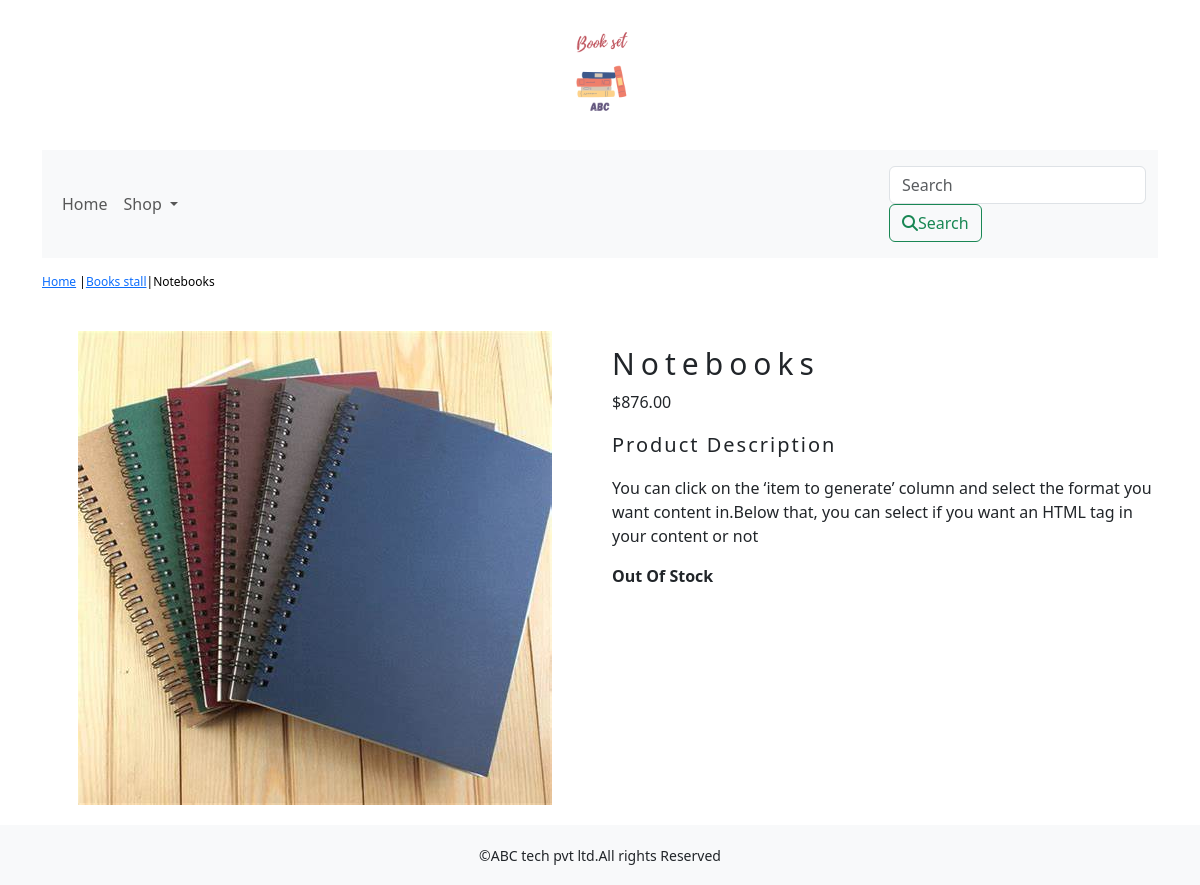
Page /shop/books-stall/notebooks/ on the committed database.
### shop/models.py (models this page shows, shortened)
class Product(models.Model):
    name = models.CharField(max_length=250, unique=True)
    slug = models.SlugField(max_length=250, unique=True)
    description = models.TextField(blank=True)
    image = models.ImageField(upload_to='product')
    price=models.DecimalField(max_digits=10,decimal_places=2)
    stock=models.IntegerField()
    available=models.BooleanField(default=True)
    category=models.ForeignKey(Category,on_delete=models.CASCADE)
    created=models.DateTimeField(auto_now_add=True)
    updated=models.DateTimeField(auto_now=True)
    class Meta:
        ordering=('name',)
        verbose_name='product'
        verbose_name_plural='products'

class Category(models.Model):
    name=models.CharField(max_length=250,unique=True)
    slug=models.SlugField(max_length=250,unique=True)
    description=models.TextField(blank=True)
    image=models.ImageField(upload_to='category')
    class Meta:
        ordering=('name',)
        verbose_name='category'
        verbose_name_plural='categories'
    def get_url(self):
        return reverse('shop:product_by_category',args=[self.slug])
    def __str__(self):
        return '{}'.format(self.name)

### shop/views.py (the view)
# urls.py: path('<slug:c_slug>/<slug:product_slug>/',views.proDetail,name='prodCatdetail'),
def proDetail(request,c_slug,product_slug):
    try:
        product=Product.objects.get(category__slug=c_slug,slug=product_slug)
    except Exception as e:
        raise e
    return render(request,'product.html',{'product':product})

### cart/context_processors.py (called while the page is built)
def counter(request):
    item_count=0
    if 'admin' in request.path:
        return {}
    else:
        try:
            cart=Cart.objects.filter(cart_id=_cart_id(request))
            cart_items=CartItem.objects.all().filter(cart=cart[:1])
            for cart_item in cart_items:
                item_count += cart_item.quantity
        except Cart.DoesNotExist:
            item_count =0
    return dict(item_count=item_count)

### cart/views.py (called while the page is built)
def _cart_id(request):
    cart=request.session.session_key
    if not cart:
        cart=request.session.create()
    return cart

### shop/context_processors.py (called while the page is built)
def menu_links(request):
    links=Category.objects.all()
    return dict(links=links)

### template/product.html (shortened to what this page needs)
{% extends 'base.html' %}
{% load static %}
{% block content %}
<div class="row my_prod_row_class">
    <div class="mx_auto">
        <p><a href="{% url 'shop:allProdCat' %}">Home</a> |<a href="{{product.category.get_url}}">{{product.category}}</a>|{{product.name}} </p>
    </div>
<div class="container">
<br>
<div class="row">
    <div class="col-12 col-sm-12 col-md-12 col-lg-6 text-center">
        <div style="min-width:18rem">
            <img src="{{product.image.url}}" alt="{{product.name}}">
        </div>
    </div>
        <div class="col-12 col-sm-12 col-md-12 col-lg-6">
            <div>
            <h1 class="my_prod_title">{{product.name}}</h1>
            <p>${{product.price}}</p>
            <p class="my_title">Product Description</p>
            <p class="text-justify my_prod_text">{{product.description}}</p>
            {% if product.stock <= 0 %}
            <p class="text-justify my_prod_text"><b>Out Of Stock</b></p>
            {% else %}
            <a class="btn btn-secondary" href="{% url 'cart:add_cart' product.id %}">Add to Cart</a>
            {% endif %}
        </div>
</div>
    </div>
</div>
</div>
{% endblock %}

### static/css/custom.css (style rules this page uses)
body { font-family: 'Barlow', sans-serif; font-family: 'Bitter', serif; font-family: 'Roboto', sans-serif; }
.my_title { font-size:20px; text_transform:uppercase; letter-spacing : .1em; }
.my_prod_row_class { padding-top:15px; padding-bottom:20px; }
.my_prod_row_class .mx_auto { color:#000; font-size:12px; text-decoration:none; }
.my_prod_title { font-size:30px; text_transform:uppercase; letter-spacing:.2em; padding-top:15px; padding-bottom-10px; }
.my_prod_text { padding-right:20px font-size:20px; }

### rows in the picture
Product: category "Books stall", name "Notebooks", image (picture), price "876.00", description "You can click on the ‘item to generate’ column and select the format you want content in.Below that, you can select if you want an HTML tag in your content or not"
